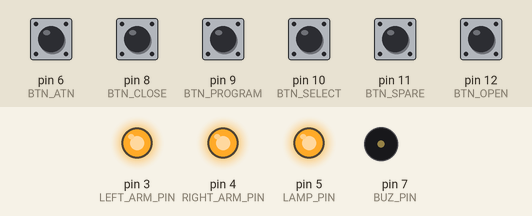
A sketch run on a simulated Arduino Uno, built with avr-gcc and run on an emulated ATmega328P. On the bench: output pins drawn as LEDs (lit = HIGH), buzzer (waves = sounding). Dashed ring = blinking. The inputs (shaded band) are chosen by the test bench; at power-on: pin 6 (BTN_ATN), pin 8 (BTN_CLOSE), pin 9 (BTN_PROGRAM), pin 10 (BTN_SELECT), pin 11 (BTN_SPARE), pin 12 (BTN_OPEN) LOW. Pins used as bus, display or sensor lines are not drawn.

Above: at 1.2 s.
1.3 s: pin 6 (BTN_ATN) pulled HIGH for 0.15 s
At 1.8 s:
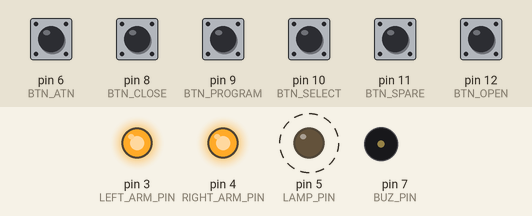
4.4 s: pin 8 (BTN_CLOSE) pulled HIGH for 0.15 s
At 4.55 s:
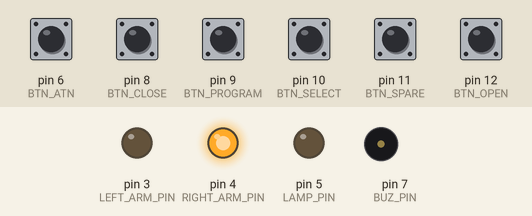
6.1 s: pin 9 (BTN_PROGRAM) pulled HIGH for 0.15 s
At 6.5 s:
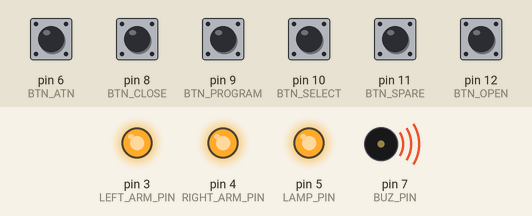
9.2 s: pin 10 (BTN_SELECT) pulled HIGH for 1 s
At 10.2 s:
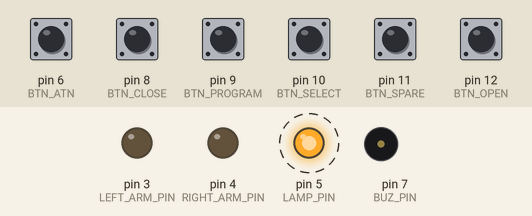
13.2 s: pin 10 (BTN_SELECT) pulled HIGH for 0.15 s
At 14.4 s:
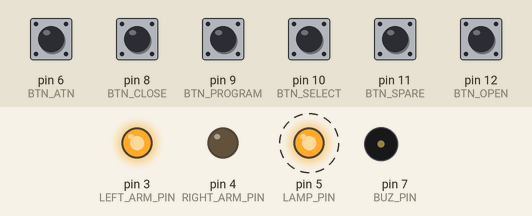
Timing chart, 0 to 17.2 s (numbered marks = the images above; inputs shaded):
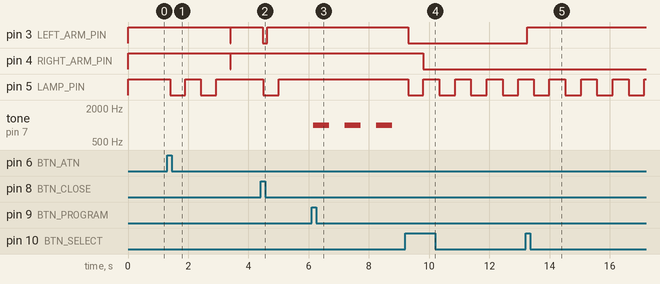

The sketch:

minotaur.ino
```cpp
/*
 * Title: Minotaur v1.0 firmware
 * Author: Joao Vieira
 * Date: november 28th, 2020
 *
 * Description: This is the firmware for the Minotaur board for
 * controlling swing automatic gates. The Minotaur board does not
 * include any RFID decoder. That is an extra piece of hardware
 * that should be connected to the board acting like a button
 * (closed when activated and open when deactivated).
 */

// libraries
#include <Arduino_FreeRTOS.h>
#include <EEPROM.h>

// inputs and outputs
#define VCC_ARM_SW    2  // OUTPUT switch arm voltage
#define LEFT_ARM_PIN  3  // OUTPUT activate left arm
#define RIGHT_ARM_PIN 4  // OUTPUT activate right arm
#define LAMP_PIN      5  // OUTPUT activate lamp
#define BTN_ATN       6  // INPUT  antena activated
#define BUZ_PIN       7  // OUTPUT activate buzzer
#define BTN_CLOSE     8  // INPUT  button close selected
#define BTN_PROGRAM   9  // INPUT  button program selected
#define BTN_SELECT    10 // INPUT  button select selected
#define BTN_SPARE     11 // INPUT  button spare selected
#define BTN_OPEN      12 // INPUT  button open selected

// macros for logical values
#define ARM_OFF   HIGH
#define ARM_ON    LOW
#define ARM_CLOSE LOW
#define ARM_OPEN  HIGH
#define LAMP_OFF  HIGH
#define LAMP_ON   LOW
#define BTN_ON    HIGH
#define BTN_OFF   LOW

// other macros
#define BUZZER_FREQ  1000 // buzzer frequency [Hz]
#define BUZZER_BIP_T 1000 // buzzer bip period [ms]
#define LAMP_BLINK_T 1000 // lamp blink period [ms]
#define OPEN_CLOSE_DELAY LAMP_BLINK_T * 2 // time between lamp starts blinking and gate starts moving
#define NUMBER_BIPS_BEFORE_PROG 3 // number of bips before entering programming mode
#define NUMBER_BIPS_AFTER_PROG 2 // number of bips after exiting programming mode
#define PROG_BTN_DELAY 500 // delay after pressing button in programming mode [ms]

// buttons
#define N_DIGITAL_PINS 14 // size of the debounce array
#define DEBOUNCE_DELAY 50 // miliseconds for debounce delay

volatile bool btnState[N_DIGITAL_PINS];          // state of buttons is read from here
bool lastBtnState[N_DIGITAL_PINS];               // auxiliary debounce variable
unsigned long lastDebounceTime[N_DIGITAL_PINS]; // auxiliary debounce variable

// state variables
volatile bool lampOn;
bool gateOpen;
unsigned long leftArmOpenTime, leftArmCloseTime;
unsigned long rightArmOpenTime, rightArmCloseTime;
unsigned long armsOpenDelta, armsCloseDelta;

// eeprom addresses
#define EEPROM_ULONG_SIZE                4 // size of unsigned long
#define EEPROM_LEFT_ARM_OPEN_TIME_ADDR   0
#define EEPROM_LEFT_ARM_CLOSE_TIME_ADDR  EEPROM_LEFT_ARM_OPEN_TIME_ADDR   + EEPROM_ULONG_SIZE
#define EEPROM_RIGHT_ARM_OPEN_TIME_ADDR  EEPROM_LEFT_ARM_CLOSE_TIME_ADDR  + EEPROM_ULONG_SIZE
#define EEPROM_RIGHT_ARM_CLOSE_TIME_ADDR EEPROM_RIGHT_ARM_OPEN_TIME_ADDR  + EEPROM_ULONG_SIZE
#define EEPROM_ARMS_OPEN_DELTA_ADDR      EEPROM_RIGHT_ARM_CLOSE_TIME_ADDR + EEPROM_ULONG_SIZE
#define EEPROM_ARMS_CLOSE_DELTA_ADDR     EEPROM_ARMS_OPEN_DELTA_ADDR      + EEPROM_ULONG_SIZE

/*
 * ===================================================================
 * ==================== ARDUINO BULT-IN FUNCTIONS ====================
 * ===================================================================
 */

void setup() {
  // setup inputs and outputs
  pinMode(VCC_ARM_SW,    OUTPUT);
  pinMode(LEFT_ARM_PIN,  OUTPUT);
  pinMode(RIGHT_ARM_PIN, OUTPUT);
  pinMode(LAMP_PIN,      OUTPUT);
  pinMode(BTN_ATN,       INPUT);
  pinMode(BUZ_PIN,       OUTPUT);
  pinMode(BTN_CLOSE,     INPUT);
  pinMode(BTN_PROGRAM,   INPUT);
  pinMode(BTN_SELECT,    INPUT);
  pinMode(BTN_SPARE,     INPUT);
  pinMode(BTN_OPEN,      INPUT);

  // activate buzzer until setup completes
  tone(BUZ_PIN, BUZZER_FREQ);

  // open serial console
  Serial.begin(9600);
  while (!Serial); // wait for serial to connect

  // initialize outputs
  digitalWrite(LEFT_ARM_PIN, ARM_OFF);
  digitalWrite(RIGHT_ARM_PIN, ARM_OFF);
  digitalWrite(LAMP_PIN, LAMP_OFF);

  // initialize global variables
  for (int i = 0; i < N_DIGITAL_PINS; i++) {
    btnState[i] = BTN_OFF;
    lastBtnState[i] = BTN_OFF;
    lastDebounceTime[i] = 0;
  }

  lampOn = false;

  // load open and close timings from persistent memory
  EEPROM.get(EEPROM_LEFT_ARM_OPEN_TIME_ADDR,   leftArmOpenTime);
  EEPROM.get(EEPROM_LEFT_ARM_CLOSE_TIME_ADDR,  leftArmCloseTime);
  EEPROM.get(EEPROM_RIGHT_ARM_OPEN_TIME_ADDR,  rightArmOpenTime);
  EEPROM.get(EEPROM_RIGHT_ARM_CLOSE_TIME_ADDR, rightArmCloseTime);
  EEPROM.get(EEPROM_ARMS_OPEN_DELTA_ADDR,      armsOpenDelta);
  EEPROM.get(EEPROM_ARMS_CLOSE_DELTA_ADDR,     armsCloseDelta);

  // launch threads
  xTaskCreate(taskDebounceBtns, "Debounce buttons", 128, NULL, 3, NULL);
  xTaskCreate(taskBlinkLamp,    "Blink lamp",       128, NULL, 3, NULL);
  xTaskCreate(taskMain,         "Main routine",     128, NULL, 3, NULL);

  // deactivate buzzer when setup completes
  noTone(BUZ_PIN);
}

void loop() {
  // workload is dealt with in tasks
}

/*
 * ===================================================================
 * ======================== AUXILIARY ROUTINES =======================
 * ===================================================================
 */

void debounceBtn(int btn) {
  int reading = digitalRead(btn);

  if (reading != lastBtnState[btn]) {
    lastDebounceTime[btn] = millis();
  }

  if ((millis() - lastDebounceTime[btn]) > DEBOUNCE_DELAY) {
    if (reading != btnState[btn]) {
      btnState[btn] = reading;
    }
  }

  lastBtnState[btn] = reading;
}

void bipBuzzer(int bips) {
  for (int i = 0; i < bips; i++) {
    tone(BUZ_PIN, BUZZER_FREQ);
    vTaskDelay(BUZZER_BIP_T / 2 / portTICK_PERIOD_MS);
    noTone(BUZ_PIN);
    vTaskDelay(BUZZER_BIP_T / 2 / portTICK_PERIOD_MS);
  }
}

void openCloseCycle() {
  // switch arm voltage depending on gate state
  digitalWrite(VCC_ARM_SW, gateOpen ? ARM_CLOSE : ARM_OPEN);

  // start blinking lamp
  lampOn = true;
  vTaskDelay(OPEN_CLOSE_DELAY / portTICK_PERIOD_MS);

  // start first arm
  digitalWrite(gateOpen ? RIGHT_ARM_PIN : LEFT_ARM_PIN, ARM_ON);
  vTaskDelay((gateOpen ? armsCloseDelta : armsOpenDelta) / portTICK_PERIOD_MS);

  // start second arm
  digitalWrite(gateOpen ? LEFT_ARM_PIN : RIGHT_ARM_PIN, ARM_ON);
  vTaskDelay((gateOpen ? (rightArmCloseTime - armsCloseDelta) : (leftArmOpenTime - armsOpenDelta)) / portTICK_PERIOD_MS);

  // stop first arm
  digitalWrite(gateOpen ? RIGHT_ARM_PIN : LEFT_ARM_PIN, ARM_OFF);
  vTaskDelay((gateOpen ? (leftArmCloseTime - rightArmCloseTime + armsCloseDelta) : (rightArmOpenTime - leftArmOpenTime + armsOpenDelta)) / portTICK_PERIOD_MS);

  // stop second arm
  digitalWrite(gateOpen ? LEFT_ARM_PIN : RIGHT_ARM_PIN, ARM_OFF);

  // stop blinking lamp
  lampOn = false;

  // switch gate state
  gateOpen = !gateOpen;
}

void closeWhilePressed() {
  // set voltage to close mode
  digitalWrite(VCC_ARM_SW, ARM_CLOSE);

  // continue closing until button not pressed
  while (btnState[BTN_CLOSE] == BTN_ON) {
    lampOn = true;
    digitalWrite(btnState[BTN_SPARE] == BTN_ON ? RIGHT_ARM_PIN : LEFT_ARM_PIN, ARM_ON);
  }

  // stop both arms from moving
  digitalWrite(LEFT_ARM_PIN, ARM_OFF);
  digitalWrite(RIGHT_ARM_PIN, ARM_OFF);
  lampOn = false;
}

void openWhilePressed() {
  // set voltage to open mode
  digitalWrite(VCC_ARM_SW, ARM_OPEN);

  // continue opening until button not pressed
  while (btnState[BTN_OPEN] == BTN_ON) {
    lampOn = true;
    digitalWrite(btnState[BTN_SPARE] == BTN_ON ? RIGHT_ARM_PIN : LEFT_ARM_PIN, ARM_ON);
  }

  // stop both arms from moving and lamp from blinking
  digitalWrite(LEFT_ARM_PIN, ARM_OFF);
  digitalWrite(RIGHT_ARM_PIN, ARM_OFF);
  lampOn = false;
}

void programCycle() {
  // the gate must be fully closed when entering programming mode

  // inform user that entered programming mode
  bipBuzzer(NUMBER_BIPS_BEFORE_PROG);

  lampOn = true; // turn lamp on

  // set voltage to open
  digitalWrite(VCC_ARM_SW, ARM_OPEN);

  // open left arm
  while ((btnState[BTN_SELECT] != BTN_ON) && (btnState[BTN_ATN] != BTN_ON)); // wait for btn
  digitalWrite(LEFT_ARM_PIN, ARM_ON);
  unsigned long leftArmStartOpen = millis();
  vTaskDelay(PROG_BTN_DELAY / portTICK_PERIOD_MS);

  // open right arm
  while ((btnState[BTN_SELECT] != BTN_ON) && (btnState[BTN_ATN] != BTN_ON)); // wait for btn
  digitalWrite(RIGHT_ARM_PIN, ARM_ON);
  unsigned long rightArmStartOpen = millis();
  vTaskDelay(PROG_BTN_DELAY / portTICK_PERIOD_MS);

  // stop left arm
  while ((btnState[BTN_SELECT] != BTN_ON) && (btnState[BTN_ATN] != BTN_ON)); // wait for btn
  digitalWrite(LEFT_ARM_PIN, ARM_OFF);
  unsigned long leftArmStopOpen = millis();
  vTaskDelay(PROG_BTN_DELAY / portTICK_PERIOD_MS);

  // stop right arm
  while ((btnState[BTN_SELECT] != BTN_ON) && (btnState[BTN_ATN] != BTN_ON)); // wait for btn
  digitalWrite(RIGHT_ARM_PIN, ARM_OFF);
  unsigned long rightArmStopOpen = millis();
  vTaskDelay(PROG_BTN_DELAY / portTICK_PERIOD_MS);

  // set voltage to close
  digitalWrite(VCC_ARM_SW, ARM_CLOSE);

  // close right arm
  while ((btnState[BTN_SELECT] != BTN_ON) && (btnState[BTN_ATN] != BTN_ON)); // wait for btn
  digitalWrite(RIGHT_ARM_PIN, ARM_ON);
  unsigned long rightArmStartClose = millis();
  vTaskDelay(PROG_BTN_DELAY / portTICK_PERIOD_MS);

  // close left arm
  while ((btnState[BTN_SELECT] != BTN_ON) && (btnState[BTN_ATN] != BTN_ON)); // wait for btn
  digitalWrite(LEFT_ARM_PIN, ARM_ON);
  unsigned long leftArmStartClose = millis();
  vTaskDelay(PROG_BTN_DELAY / portTICK_PERIOD_MS);

  // stop right arm
  while ((btnState[BTN_SELECT] != BTN_ON) && (btnState[BTN_ATN] != BTN_ON)); // wait for btn
  digitalWrite(RIGHT_ARM_PIN, ARM_OFF);
  unsigned long rightArmStopClose = millis();
  vTaskDelay(PROG_BTN_DELAY / portTICK_PERIOD_MS);

  // stop left arm
  while ((btnState[BTN_SELECT] != BTN_ON) && (btnState[BTN_ATN] != BTN_ON)); // wait for btn
  digitalWrite(LEFT_ARM_PIN, ARM_OFF);
  unsigned long leftArmStopClose = millis();

  lampOn = false; // turn lamp off

  // recalculate open and close timings
  leftArmOpenTime = leftArmStopOpen - leftArmStartOpen;
  leftArmCloseTime = leftArmStopClose - leftArmStartClose;
  rightArmOpenTime = rightArmStopOpen - rightArmStartOpen;
  rightArmCloseTime = rightArmStopClose - rightArmStartClose;
  armsOpenDelta = rightArmStartOpen - leftArmStartOpen;
  armsCloseDelta = leftArmStartClose - rightArmStartClose;

  // store open and close timings to persistent memory
  EEPROM.put(EEPROM_LEFT_ARM_OPEN_TIME_ADDR,   leftArmOpenTime);
  EEPROM.put(EEPROM_LEFT_ARM_CLOSE_TIME_ADDR,  leftArmCloseTime);
  EEPROM.put(EEPROM_RIGHT_ARM_OPEN_TIME_ADDR,  rightArmOpenTime);
  EEPROM.put(EEPROM_RIGHT_ARM_CLOSE_TIME_ADDR, rightArmCloseTime);
  EEPROM.put(EEPROM_ARMS_OPEN_DELTA_ADDR,      armsOpenDelta);
  EEPROM.put(EEPROM_ARMS_CLOSE_DELTA_ADDR,     armsCloseDelta);

  // inform user that exited programming mode
  bipBuzzer(NUMBER_BIPS_AFTER_PROG);
}

/*
 * ===================================================================
 * =================== ROUTINES EXECUTED BY THREADS ==================
 * ===================================================================
 */

void taskDebounceBtns(void *pvParameters) {
  (void) pvParameters;

  while (true) { // execute thread forever
    debounceBtn(BTN_ATN);
    debounceBtn(BTN_CLOSE);
    debounceBtn(BTN_PROGRAM);
    debounceBtn(BTN_SELECT);
    debounceBtn(BTN_SPARE);
    debounceBtn(BTN_OPEN);
  }
}

void taskBlinkLamp(void *pvParameters) {
  (void) pvParameters;

  while (true) { // execute thread forever
    if (lampOn) {
      digitalWrite(LAMP_PIN, LAMP_ON);
      vTaskDelay(LAMP_BLINK_T / 2 / portTICK_PERIOD_MS);
      digitalWrite(LAMP_PIN, LAMP_OFF);
      vTaskDelay(LAMP_BLINK_T / 2 / portTICK_PERIOD_MS);
    }
  }
}

void taskMain(void *pvParameters) {
  (void) pvParameters;

  while (true) { // execute thread forever
    // open or close cycle
    if (btnState[BTN_ATN] == BTN_ON || btnState[BTN_SELECT] == BTN_ON) {
      openCloseCycle();
    }
    // close while pressed
    else if (btnState[BTN_CLOSE] == BTN_ON) {
      closeWhilePressed();
    }
    // open while pressed
    else if (btnState[BTN_OPEN] == BTN_ON) {
      openWhilePressed();
    }
    // program cycle
    else if (btnState[BTN_PROGRAM] == BTN_ON) {
      programCycle();
    }
  }
}
```

Measured:
- after the input at 1.3 s, pin 3 (LEFT_ARM_PIN): HIGH → LOW after 2.1 s, → HIGH 0.01 s later; pin 4 (RIGHT_ARM_PIN): HIGH → LOW after 2.1 s, → HIGH 0.02 s later; pin 5 (LAMP_PIN): alternates HIGH for 0.51 s and LOW for 0.51 s, 4 changes in all, then stays HIGH, starting after 0.10 s
- after the input at 4.4 s, pin 3 (LEFT_ARM_PIN): HIGH → LOW after 0.07 s, → HIGH 0.15 s later; pin 5 (LAMP_PIN): HIGH → LOW after 0.09 s, → HIGH 0.52 s later
- after the input at 6.1 s, tone on pin 7 (BUZ_PIN): alternates 1000 Hz for 0.52 s and silent for 0.53 s, starting after 0.05 s
- after the input at 9.2 s, pin 3 (LEFT_ARM_PIN): HIGH → LOW after 0.10 s; pin 4 (RIGHT_ARM_PIN): HIGH → LOW after 0.61 s
- after the input at 13.2 s, pin 3 (LEFT_ARM_PIN): LOW → HIGH after 0.06 s
